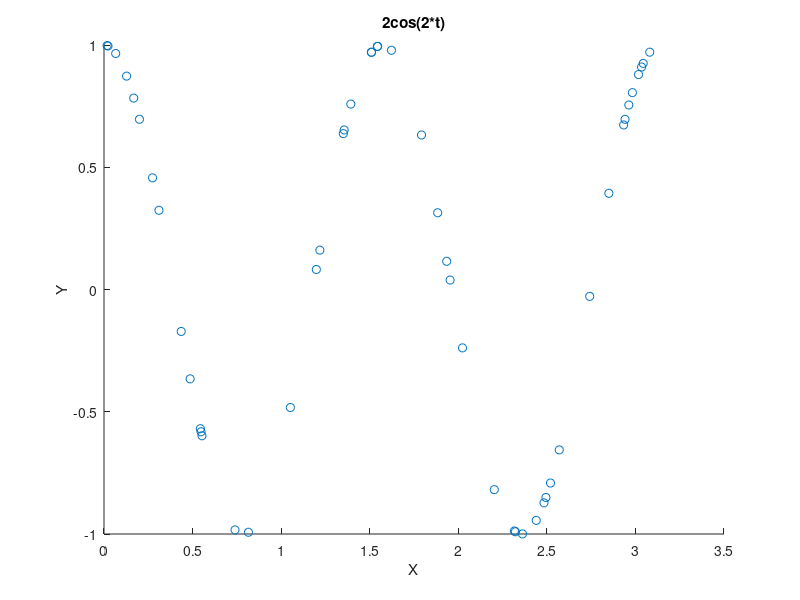

Here is the MATLAB script that generated this plot: (Note: this script raises an error after producing the figure.)
% __________________(3-a)______________________
 
a = 0; b = 180;
x = a + (b-a) * rand(1,50);
x=(pi*x)/180;
%x=sort(x);
y=cos(4*x);
scatter(x,y,'r *');

xlabel('X');
ylabel('Y');
title('2cos(2*t)');
hold on;
% __________________(3-b)______________________
 
% Partitioning of input and output spaces into appropriate number of membership functions
 
% ---------------- partitioning of input space----------------

minimumx=0;maximumx=3.5;
stepx=0.1;
x1=0:0.2:0.5;
x2=0.5:0.05:1;
x3=1:0.2:2.5;
x4=2.5:0.05:3;
x5=3:0.2:3.5;
 
xall=zeros(1,length(x1)+length(x2)+length(x3)+length(x4)+length(x5)-4);
xall(1,1:length(x1))=x1;   xall(1,length(x1):length(x1)+length(x2)-1)=x2;   xall(1,length(x1)+length(x2)-1:length(x1)+length(x2)+length(x3)-2)=x3;
xall(1,length(x1)+length(x2)+length(x3)-2:length(x1)+length(x2)+length(x3)+length(x4)-3)=x4;
xall(1,length(x1)+length(x2)+length(x3)+length(x4)-3:length(x1)+length(x2)+length(x3)+length(x4)+length(x5)-4)=x5;
x1=xall;
centersetx=zeros(size(x1,2),3);
centersetx(1,1:3)=[x1(1),x1(1),x1(2)];
for i=2:length(x1)-1
    centersetx(i,:)=[centersetx(i-1,2),x1(i),x1(i+1)];
end
centersetx(length(x1),:)=[centersetx(length(x1)-1,2),maximumx,maximumx];
x1=0:0.01:3.5;
xexit=zeros(length(centersetx),length(x1));
xexit(1,:)=tri_mf(x1,centersetx(1,:));
for i=1:length(centersetx)
xexit(i,:)=tri_mf(x1,centersetx(i,:));
end
figure;
plot(x1,xexit(1,:));
hold all
for i=1:size(xexit,1)
plot(x1,xexit(i,:));
end
%hold off
xlabel('X');
ylabel('Degree of membership');
% ---------------- partitioning of output space----------------

minimumy=-15;maximumy=15;
y1=-2:0.2:-1;
y2=-1:0.1:1;
y3=1:0.2:2;
yall=zeros(1,length(y1)+length(y2)+length(y3)-2);
yall(1,1:length(y1))=y1;   yall(1,length(y1):length(y1)+length(y2)-1)=y2;   yall(1,length(y1)+length(y2)-1:length(y1)+length(y2)+length(y3)-2)=y3;
 
centersety=zeros(length(yall),3);
centersety(1,1:3)=[yall(1),yall(1),yall(2)];
for i=2:length(yall)-1
   centersety(i,:)=[centersety(i-1,2),yall(i),yall(i+1)];
end
centersety(length(yall),:)=[centersety(length(yall)-1,2),maximumy,maximumy];
 
yexit=zeros(length(centersety),length(yall));
for i=1:length(centersety)
yexit(i,:)=tri_mf(yall,centersety(i,:));
end
 
figure;
plot(yall,yexit(1,:));
hold all
for i=2:size(yexit,1)
plot(yall,yexit(i,:));
end
%hold off
xlabel('Y');
ylabel('Degree of membership');
 
% __________________(3-c)______________________
% **************** calculate value of each mf for each x(i) *******************
 
for i=1:size(x,2)
    num=0;
    for j=1:size(centersetx,1)
        if x(i)>centersetx(j,1)&& x(i)<centersetx(j,3)
            num=num+1;
            valuemfx(i,num)=tri_mf(x(i),centersetx(j,:));
            indexmfx(i,num)=j;
        end
    end
end
 
 
% **************** calculate value of each mf for each y(i) *******************
 
for i=1:size(y,2)
    num=0;
    for j=1:size(centersety,1)
        if y(i)>centersety(j,1)&& y(i)<centersety(j,3)
            num=num+1;
            valuemfy(i,num)=tri_mf(y(i),centersety(j,:));
            indexmfy(i,num)=j;
        end
    end
end
 
 
% ************** finding all rules *****************
 
ruleh(1,1)=indexmfx(1,1);
ruleh(2,1)=indexmfy(1,1);
index=2;
num=1;
for i=2:size(indexmfx,1)
    if indexmfx(i,1)==ruleh(1,index-1)
        ruleh(1,index)=indexmfx(i,1);
        ruleh(2,index)=indexmfy(i,1);
        num=num+1;
        index=index+1;
    else
    ruleh(1,index:index+num-1)=indexmfx(i-num:i-1,2);
    ruleh(2,index:index+num-1)=indexmfy(i-num:i-1,2);
    index=index+num;
    ruleh(1,index)=indexmfx(i,1);
    ruleh(2,index)=indexmfy(i,1);
    index=index+1;
    num=1;
    end
end
ruleh(1,index:index+num-1)=indexmfx(i-num+1:i,2);
ruleh(2,index:index+num-1)=indexmfy(i-num+1:i,2);
 
% ************** calculate number of iteration for each of rules ********************
index=1;
num=1;
ruleh2(2,index)=ruleh(2,1);
ruleh2(1,index)=ruleh(1,1);
for i=2:size(ruleh,2)
     if(ruleh(1,i-1)==ruleh(1,i))
        if(ruleh(2,i-1)~=ruleh(2,i))
            index=index+1;
            num=1;
            ruleh2(2,index)=ruleh(2,i);
            ruleh2(1,index)=ruleh(1,i);
            ruleh2(3,index)=num;
        else
            num=num+1;
            ruleh2(3,index)=num;
        end
     else
          index=index+1;
          num=1;
            ruleh2(2,index)=ruleh(2,i);
            ruleh2(1,index)=ruleh(1,i);
            ruleh2(3,index)=num;
     end
end
% ************** finding rule that have maximum iteration rather than other same rules ********************
index=1;
rule(1,1)=indexmfx(1,1);
rule(2:3,1)=indexmfy(1,1);
for i=2:size(ruleh2,2)
    if (ruleh2(1,i)==rule(1,index))
        if(ruleh2(3,i)>rule(3,index))
        rule(:,index)=ruleh2(:,i);
        end
    else
        index=index+1;
        rule(:,index)=ruleh2(:,i);
    end
end


 % __________________(3-d)______________________
% ***************calculate y from fuzzy system ***************

for i=1:size(valuemfx,1)
    index1=1;
    index2=1;
    while rule(1,index1)~=indexmfx(i,1)
        index1=index1+1;
    end
    while rule(1,index2)~=indexmfx(i,2)
        index2=index2+1;
    end
    mfb1=yexit(rule(2,index1),:);
    mfb2=yexit(rule(2,index2),:);
    mfa1=tri_mf(x(i),centersetx(indexmfx(i,1),:));
    mfa2=tri_mf(x(i),centersetx(indexmfx(i,2),:));
    mfbprim1=mfa1.*mfb1;
    mfbprim2=mfa2.*mfb2;
    [w1 y1]=max(mfbprim1);
    [w2 y2]=max(mfbprim2);
    y1=yall(y1);
    y2=yall(y2);
% clculated value of y with singelton fuzzifier and center average defuzzifer is: 
    ystar(1,i)=((w1*y1)+(w2.*y2))/(w1+w2);
end
 
figure;
% subplot(3,2,1)
%scatter(x,y,'r');
hold all
scatter(x,ystar,'b +'); figure(gcf)
%hold off
xlabel('X');
ylabel('Y');
title('cos(4*X)');
ystar
